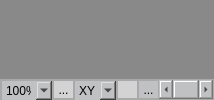
      <widget class="QWidget" name="CentralFrame" native="true">
       <property name="sizePolicy">
        <sizepolicy hsizetype="Expanding" vsizetype="Expanding">
         <horstretch>0</horstretch>
         <verstretch>0</verstretch>
        </sizepolicy>
       </property>
       <layout class="QVBoxLayout" name="verticalLayout_3">
        <property name="spacing">
         <number>0</number>
        </property>
        <property name="leftMargin">
         <number>0</number>
        </property>
        <property name="topMargin">
         <number>0</number>
        </property>
        <property name="rightMargin">
         <number>0</number>
        </property>
        <property name="bottomMargin">
         <number>0</number>
        </property>
        <item>
         <widget class="QWidget" name="verticalWidget" native="true">
          <property name="sizePolicy">
           <sizepolicy hsizetype="Expanding" vsizetype="Expanding">
            <horstretch>0</horstretch>
            <verstretch>0</verstretch>
           </sizepolicy>
          </property>
          <property name="styleSheet">
           <string notr="true">background-color:rgb(137,137,137);
margin: 0px 0px;
border: 0px;
padding: 0px;</string>
          </property>
          <layout class="QVBoxLayout" name="verticalLayout_16">
           <property name="spacing">
            <number>0</number>
           </property>
           <property name="leftMargin">
            <number>0</number>
           </property>
           <property name="topMargin">
            <number>0</number>
           </property>
           <property name="rightMargin">
            <number>0</number>
           </property>
           <property name="bottomMargin">
            <number>0</number>
           </property>
           <item>
            <widget class="OSGQT_Widget" name="m_pOSGQTWidget" native="true">
             <property name="sizePolicy">
              <sizepolicy hsizetype="Expanding" vsizetype="Expanding">
               <horstretch>0</horstretch>
               <verstretch>0</verstretch>
              </sizepolicy>
             </property>
             <property name="styleSheet">
              <string notr="true">background-color:rgb(137,137,137);</string>
             </property>
            </widget>
           </item>
          </layout>
         </widget>
        </item>
        <item>
         <widget class="QFrame" name="frame_5">
          <property name="sizePolicy">
           <sizepolicy hsizetype="Expanding" vsizetype="Expanding">
            <horstretch>0</horstretch>
            <verstretch>0</verstretch>
           </sizepolicy>
          </property>
          <property name="maximumSize">
           <size>
            <width>16777215</width>
            <height>21</height>
           </size>
          </property>
          <property name="styleSheet">
           <string notr="true">background-color: rgb(191, 193, 194);
border: 1px solid darkgray;</string>
          </property>
          <layout class="QHBoxLayout" name="horizontalLayout">
           <property name="spacing">
            <number>0</number>
           </property>
           <property name="sizeConstraint">
            <enum>QLayout::SetDefaultConstraint</enum>
           </property>
           <property name="leftMargin">
            <number>0</number>
           </property>
           <property name="topMargin">
            <number>0</number>
           </property>
           <property name="rightMargin">
            <number>0</number>
           </property>
           <property name="bottomMargin">
            <number>0</number>
           </property>
           <item>
            <widget class="QComboBox" name="m_pComboBox_PercentageZoom">
             <property name="sizePolicy">
              <sizepolicy hsizetype="Preferred" vsizetype="Preferred">
               <horstretch>0</horstretch>
               <verstretch>0</verstretch>
              </sizepolicy>
             </property>
             <property name="minimumSize">
              <size>
               <width>0</width>
               <height>21</height>
              </size>
             </property>
             <property name="maximumSize">
              <size>
               <width>71</width>
               <height>16777215</height>
              </size>
             </property>
             <property name="mouseTracking">
              <bool>true</bool>
             </property>
             <property name="acceptDrops">
              <bool>true</bool>
             </property>
             <property name="autoFillBackground">
              <bool>false</bool>
             </property>
             <property name="styleSheet">
              <string notr="true"/>
             </property>
             <property name="editable">
              <bool>false</bool>
             </property>
             <property name="insertPolicy">
              <enum>QComboBox::InsertAlphabetically</enum>
             </property>
             <property name="frame">
              <bool>false</bool>
             </property>
             <item>
              <property name="text">
               <string>100%</string>
              </property>
             </item>
             <item>
              <property name="text">
               <string>150%</string>
              </property>
             </item>
             <item>
              <property name="text">
               <string>200%</string>
              </property>
             </item>
            </widget>
           </item>
           <item>
            <widget class="QToolButton" name="m_p_ToolButton_RefinedZoom">
             <property name="maximumSize">
              <size>
               <width>22</width>
               <height>22</height>
              </size>
             </property>
             <property name="toolTip">
              <string>Zoom</string>
             </property>
             <property name="styleSheet">
              <string notr="true">QToolButton:checked {
	background-color: rgb(191,193,194);
	padding: 0px 0px;
	margin: 0px 0px;
}

QToolButton:!checked {
	background-color: lightgray;
	padding: 0px 0px;
	margin: 0px 0px;
}</string>
             </property>
             <property name="text">
              <string>...</string>
             </property>
             <property name="icon">
              <iconset>
               <normaloff>../../../Resources/Icons/Zoom.png</normaloff>../../../Resources/Icons/Zoom.png</iconset>
             </property>
             <property name="checkable">
              <bool>true</bool>
             </property>
             <property name="checked">
              <bool>false</bool>
             </property>
             <property name="popupMode">
              <enum>QToolButton::InstantPopup</enum>
             </property>
             <property name="autoRaise">
              <bool>false</bool>
             </property>
            </widget>
           </item>
           <item>
            <widget class="QComboBox" name="m_p_ComboBox_DragAxis">
             <property name="sizePolicy">
              <sizepolicy hsizetype="Maximum" vsizetype="Maximum">
               <horstretch>0</horstretch>
               <verstretch>0</verstretch>
              </sizepolicy>
             </property>
             <property name="minimumSize">
              <size>
               <width>0</width>
               <height>21</height>
              </size>
             </property>
             <property name="maximumSize">
              <size>
               <width>45</width>
               <height>16777215</height>
              </size>
             </property>
             <property name="mouseTracking">
              <bool>false</bool>
             </property>
             <property name="toolTip">
              <string>Rotate</string>
             </property>
             <property name="statusTip">
              <string/>
             </property>
             <property name="whatsThis">
              <string/>
             </property>
             <property name="accessibleName">
              <string/>
             </property>
             <property name="accessibleDescription">
              <string/>
             </property>
             <property name="styleSheet">
              <string notr="true"/>
             </property>
             <property name="editable">
              <bool>false</bool>
             </property>
             <property name="currentText">
              <string>XYZ</string>
             </property>
             <property name="insertPolicy">
              <enum>QComboBox::NoInsert</enum>
             </property>
             <property name="frame">
              <bool>false</bool>
             </property>
             <item>
              <property name="text">
               <string>XYZ</string>
              </property>
             </item>
             <item>
              <property name="text">
               <string>XY</string>
              </property>
             </item>
             <item>
              <property name="text">
               <string>XZ</string>
              </property>
             </item>
             <item>
              <property name="text">
               <string>YZ</string>
              </property>
             </item>
            </widget>
           </item>
           <item>
            <widget class="QToolButton" name="m_p_ToolButton_CameraManipulator">
             <property name="maximumSize">
              <size>
               <width>22</width>
               <height>22</height>
              </size>
             </property>
             <property name="toolTip">
              <string>Pan</string>
             </property>
             <property name="statusTip">
              <string/>
             </property>
             <property name="whatsThis">
              <string/>
             </property>
             <property name="accessibleName">
              <string/>
             </property>
             <property name="accessibleDescription">
              <string/>
             </property>
             <property name="styleSheet">
              <string notr="true">QToolButton:checked {
	background-color: rgb(191,193,194);
}

QToolButton:!checked {
	background-color: lightgray;
}</string>
             </property>
             <property name="text">
              <string/>
             </property>
             <property name="icon">
              <iconset>
               <normaloff>../../../Resources/Icons/cursor_hand.png</normaloff>../../../Resources/Icons/cursor_hand.png</iconset>
             </property>
             <property name="iconSize">
              <size>
               <width>16</width>
               <height>10</height>
              </size>
             </property>
             <property name="checkable">
              <bool>true</bool>
             </property>
             <property name="popupMode">
              <enum>QToolButton::InstantPopup</enum>
             </property>
             <property name="toolButtonStyle">
              <enum>Qt::ToolButtonIconOnly</enum>
             </property>
             <property name="autoRaise">
              <bool>false</bool>
             </property>
             <property name="arrowType">
              <enum>Qt::NoArrow</enum>
             </property>
            </widget>
           </item>
           <item>
            <widget class="QToolButton" name="m_p_ToolButton_GridOnOff">
             <property name="maximumSize">
              <size>
               <width>22</width>
               <height>22</height>
              </size>
             </property>
             <property name="toolTip">
              <string>Gridlines</string>
             </property>
             <property name="styleSheet">
              <string notr="true">QToolButton:checked {
	background-color: rgb(191,193,194);
}

QToolButton:!checked {
	background-color: lightgray;
}</string>
             </property>
             <property name="text">
              <string>...</string>
             </property>
             <property name="icon">
              <iconset>
               <normaloff>../../../Resources/Icons/grid.png</normaloff>../../../Resources/Icons/grid.png</iconset>
             </property>
             <property name="checkable">
              <bool>true</bool>
             </property>
             <property name="checked">
              <bool>true</bool>
             </property>
            </widget>
           </item>
           <item>
            <widget class="QScrollBar" name="m_p_HorizontalScrollBar_TranslateScene">
             <property name="sizePolicy">
              <sizepolicy hsizetype="Minimum" vsizetype="Maximum">
               <horstretch>0</horstretch>
               <verstretch>0</verstretch>
              </sizepolicy>
             </property>
             <property name="minimumSize">
              <size>
               <width>0</width>
               <height>19</height>
              </size>
             </property>
             <property name="maximumSize">
              <size>
               <width>16777215</width>
               <height>20</height>
              </size>
             </property>
             <property name="orientation">
              <enum>Qt::Horizontal</enum>
             </property>
            </widget>
           </item>
          </layout>
         </widget>
        </item>
       </layout>
      </widget>
